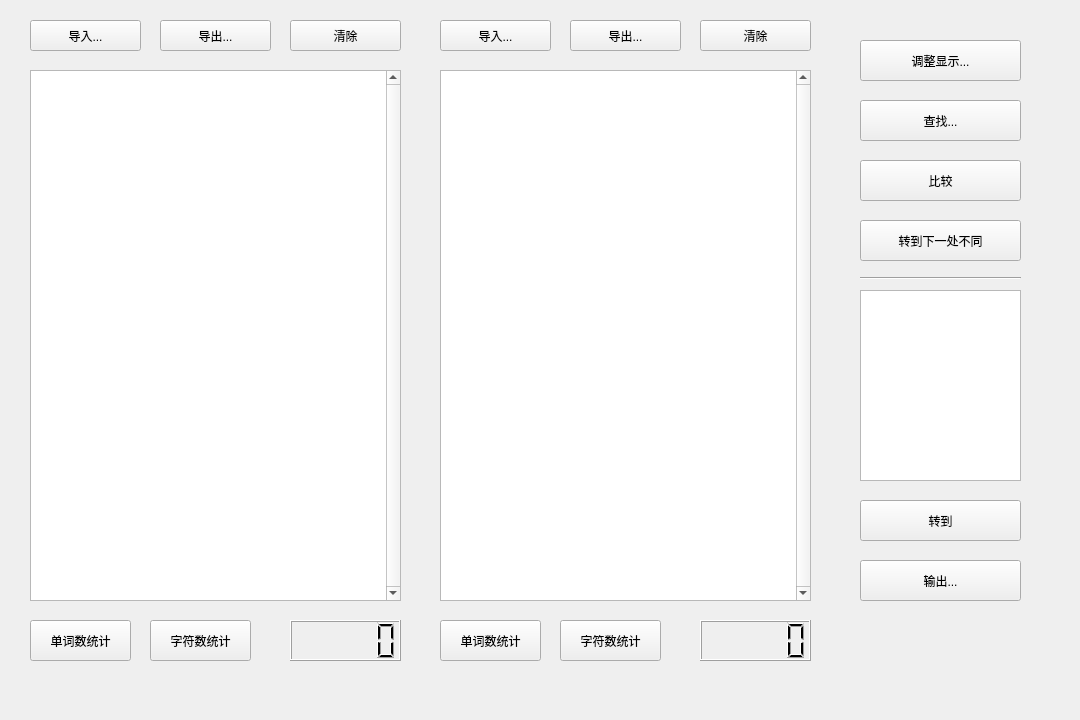
<?xml version="1.0" encoding="UTF-8"?>
<ui version="4.0">
 <class>myTestWidget</class>
 <widget class="QWidget" name="myTestWidget">
  <property name="geometry">
   <rect>
    <x>0</x>
    <y>0</y>
    <width>1080</width>
    <height>720</height>
   </rect>
  </property>
  <property name="windowTitle">
   <string>文本处理器</string>
  </property>
  <widget class="QTextEdit" name="textEdit_2">
   <property name="geometry">
    <rect>
     <x>440</x>
     <y>70</y>
     <width>371</width>
     <height>531</height>
    </rect>
   </property>
   <property name="verticalScrollBarPolicy">
    <enum>Qt::ScrollBarAlwaysOn</enum>
   </property>
  </widget>
  <widget class="QPushButton" name="pushButton">
   <property name="geometry">
    <rect>
     <x>30</x>
     <y>20</y>
     <width>111</width>
     <height>31</height>
    </rect>
   </property>
   <property name="text">
    <string>导入...</string>
   </property>
  </widget>
  <widget class="QPushButton" name="pushButton_2">
   <property name="geometry">
    <rect>
     <x>160</x>
     <y>20</y>
     <width>111</width>
     <height>31</height>
    </rect>
   </property>
   <property name="text">
    <string>导出...</string>
   </property>
  </widget>
  <widget class="QPushButton" name="pushButton_3">
   <property name="geometry">
    <rect>
     <x>440</x>
     <y>20</y>
     <width>111</width>
     <height>31</height>
    </rect>
   </property>
   <property name="text">
    <string>导入...</string>
   </property>
  </widget>
  <widget class="QPushButton" name="pushButton_4">
   <property name="geometry">
    <rect>
     <x>570</x>
     <y>20</y>
     <width>111</width>
     <height>31</height>
    </rect>
   </property>
   <property name="text">
    <string>导出...</string>
   </property>
  </widget>
  <widget class="QPushButton" name="pushButton_5">
   <property name="geometry">
    <rect>
     <x>860</x>
     <y>100</y>
     <width>161</width>
     <height>41</height>
    </rect>
   </property>
   <property name="text">
    <string>查找...</string>
   </property>
  </widget>
  <widget class="QPushButton" name="pushButton_6">
   <property name="geometry">
    <rect>
     <x>860</x>
     <y>160</y>
     <width>161</width>
     <height>41</height>
    </rect>
   </property>
   <property name="text">
    <string>比较</string>
   </property>
  </widget>
  <widget class="QPushButton" name="pushButton_7">
   <property name="geometry">
    <rect>
     <x>860</x>
     <y>220</y>
     <width>161</width>
     <height>41</height>
    </rect>
   </property>
   <property name="text">
    <string>转到下一处不同</string>
   </property>
  </widget>
  <widget class="QLCDNumber" name="lcdNumber">
   <property name="geometry">
    <rect>
     <x>290</x>
     <y>620</y>
     <width>111</width>
     <height>41</height>
    </rect>
   </property>
   <property name="lineWidth">
    <number>1</number>
   </property>
   <property name="digitCount">
    <number>5</number>
   </property>
   <property name="value" stdset="0">
    <double>0.000000000000000</double>
   </property>
   <property name="intValue" stdset="0">
    <number>0</number>
   </property>
  </widget>
  <widget class="QPushButton" name="pushButton_8">
   <property name="geometry">
    <rect>
     <x>30</x>
     <y>620</y>
     <width>101</width>
     <height>41</height>
    </rect>
   </property>
   <property name="text">
    <string>单词数统计</string>
   </property>
  </widget>
  <widget class="QPushButton" name="pushButton_9">
   <property name="geometry">
    <rect>
     <x>440</x>
     <y>620</y>
     <width>101</width>
     <height>41</height>
    </rect>
   </property>
   <property name="text">
    <string>单词数统计</string>
   </property>
  </widget>
  <widget class="QLCDNumber" name="lcdNumber_2">
   <property name="geometry">
    <rect>
     <x>700</x>
     <y>620</y>
     <width>111</width>
     <height>41</height>
    </rect>
   </property>
   <property name="intValue" stdset="0">
    <number>0</number>
   </property>
  </widget>
  <widget class="QPushButton" name="pushButton_10">
   <property name="geometry">
    <rect>
     <x>150</x>
     <y>620</y>
     <width>101</width>
     <height>41</height>
    </rect>
   </property>
   <property name="text">
    <string>字符数统计</string>
   </property>
  </widget>
  <widget class="QPushButton" name="pushButton_11">
   <property name="geometry">
    <rect>
     <x>560</x>
     <y>620</y>
     <width>101</width>
     <height>41</height>
    </rect>
   </property>
   <property name="text">
    <string>字符数统计</string>
   </property>
  </widget>
  <widget class="QPushButton" name="pushButton_12">
   <property name="geometry">
    <rect>
     <x>860</x>
     <y>40</y>
     <width>161</width>
     <height>41</height>
    </rect>
   </property>
   <property name="text">
    <string>调整显示...</string>
   </property>
  </widget>
  <widget class="QListWidget" name="listWidget">
   <property name="geometry">
    <rect>
     <x>860</x>
     <y>290</y>
     <width>161</width>
     <height>191</height>
    </rect>
   </property>
   <property name="sortingEnabled">
    <bool>true</bool>
   </property>
  </widget>
  <widget class="QPushButton" name="pushButton_13">
   <property name="geometry">
    <rect>
     <x>860</x>
     <y>500</y>
     <width>161</width>
     <height>41</height>
    </rect>
   </property>
   <property name="text">
    <string>转到</string>
   </property>
  </widget>
  <widget class="QPushButton" name="pushButton_14">
   <property name="geometry">
    <rect>
     <x>860</x>
     <y>560</y>
     <width>161</width>
     <height>41</height>
    </rect>
   </property>
   <property name="text">
    <string>输出...</string>
   </property>
  </widget>
  <widget class="Line" name="line">
   <property name="geometry">
    <rect>
     <x>860</x>
     <y>270</y>
     <width>161</width>
     <height>16</height>
    </rect>
   </property>
   <property name="orientation">
    <enum>Qt::Horizontal</enum>
   </property>
  </widget>
  <widget class="QTextEdit" name="textEdit_1">
   <property name="geometry">
    <rect>
     <x>30</x>
     <y>70</y>
     <width>371</width>
     <height>531</height>
    </rect>
   </property>
   <property name="verticalScrollBarPolicy">
    <enum>Qt::ScrollBarAlwaysOn</enum>
   </property>
  </widget>
  <widget class="QPushButton" name="pushButton_15">
   <property name="geometry">
    <rect>
     <x>290</x>
     <y>20</y>
     <width>111</width>
     <height>31</height>
    </rect>
   </property>
   <property name="text">
    <string>清除</string>
   </property>
  </widget>
  <widget class="QPushButton" name="pushButton_16">
   <property name="geometry">
    <rect>
     <x>700</x>
     <y>20</y>
     <width>111</width>
     <height>31</height>
    </rect>
   </property>
   <property name="text">
    <string>清除</string>
   </property>
  </widget>
 </widget>
 <layoutdefault spacing="6" margin="11"/>
 <resources/>
 <connections/>
</ui>
